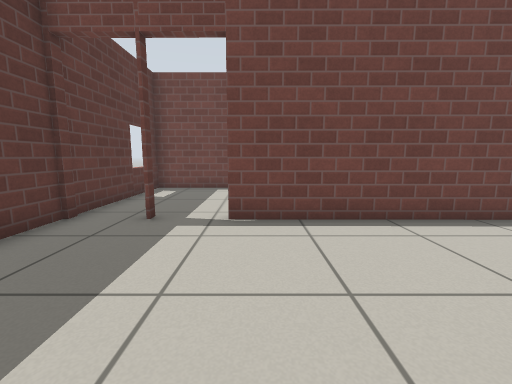
[1] (above)

17 first-person views from a walk through a Gazebo world. The camera is 0.72 m above the floor, tilts 8° down and sees 90° across. The floor is counted in squares, 0.5 m on a side. Each view is taken from the middle of a square. On the plan, view 1 faces up. The plan holds only what a view shows up to about 13 squares ahead; the rest is blank. Gazebo's built-in surfaces are drawn with simple patterns.

[2]
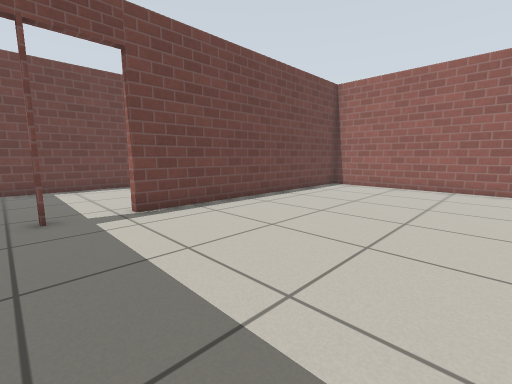

[3]
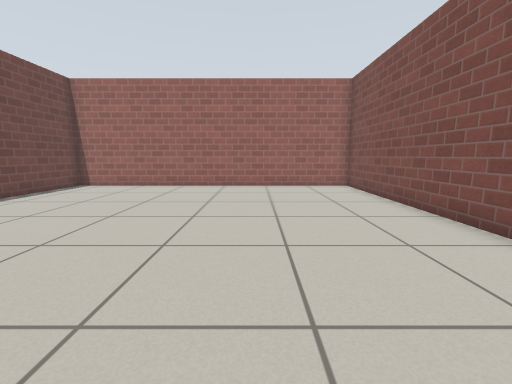

[4]
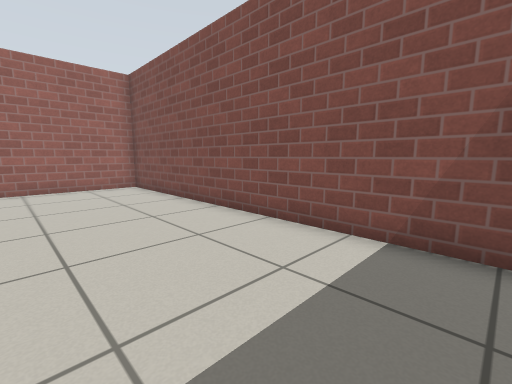

[5]
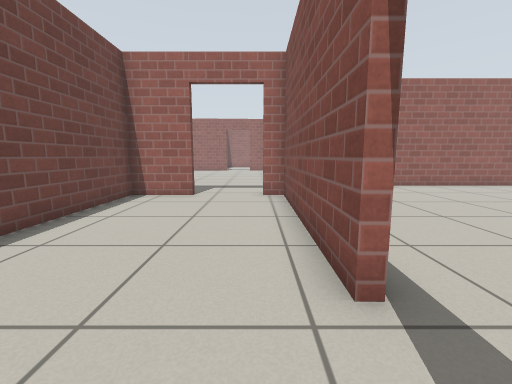

[6]
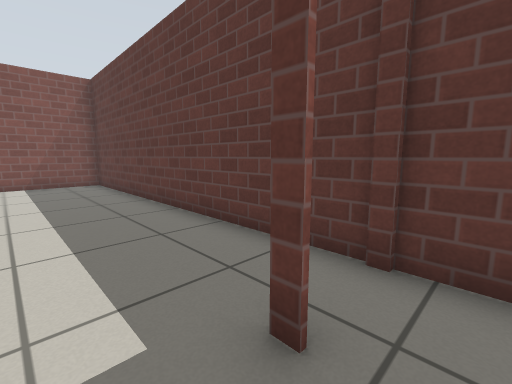

[7]
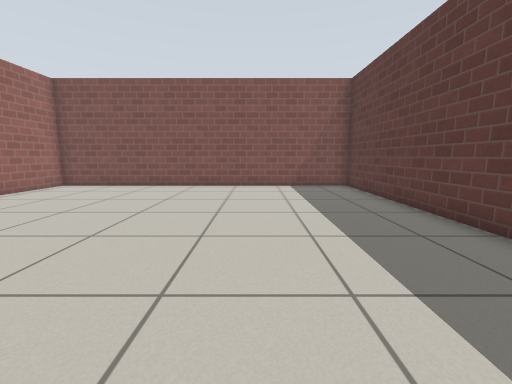

[8]
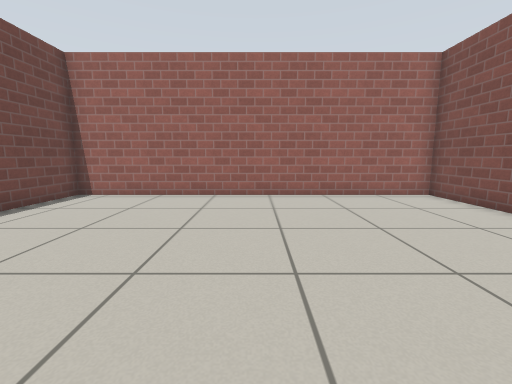

[9]
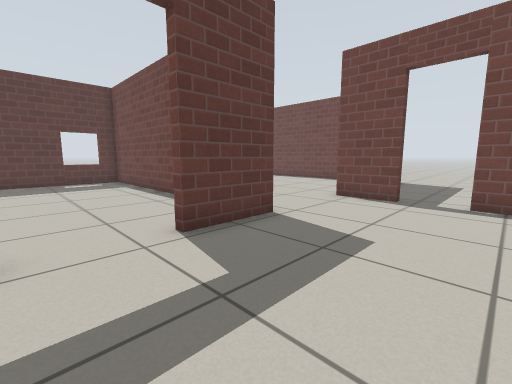

[10]
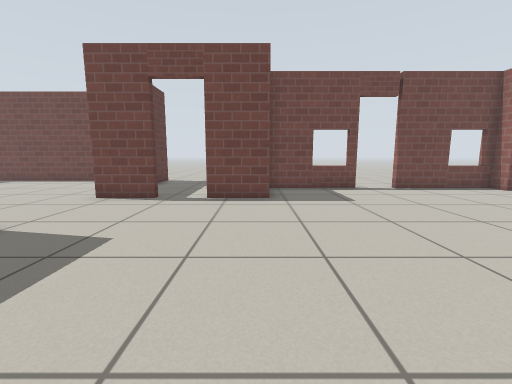

[11]
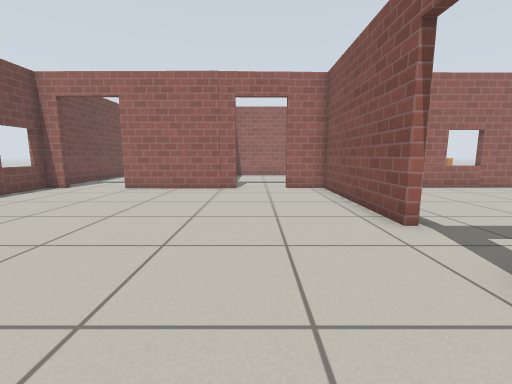

[12]
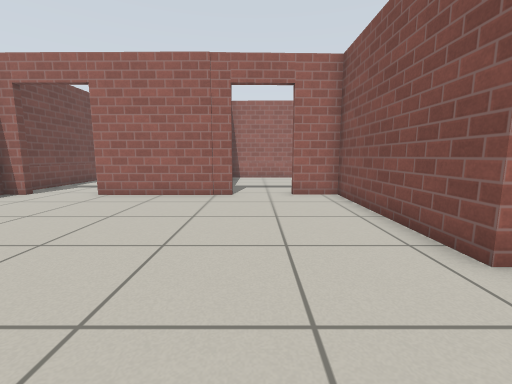

[13]
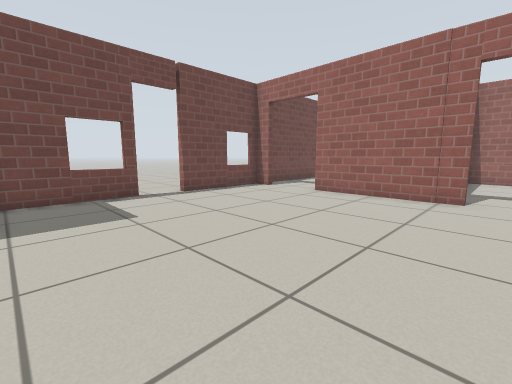

[14]
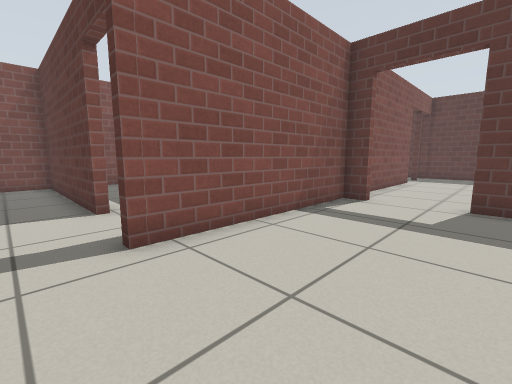

[15]
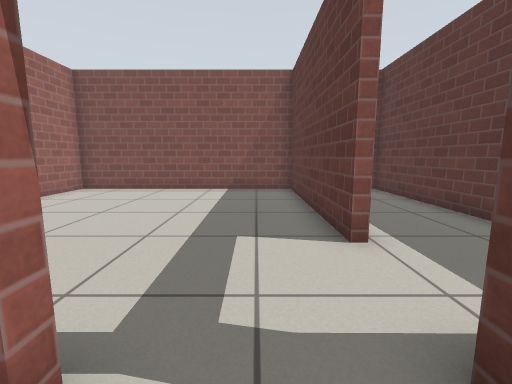

[16]
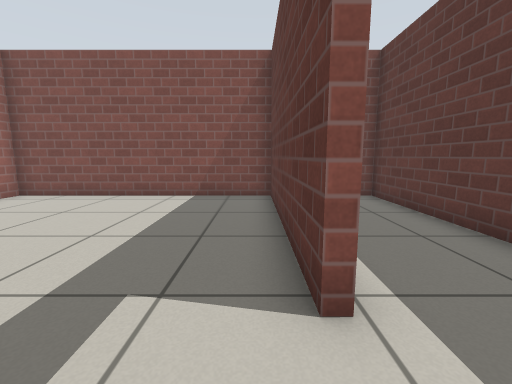

[17]
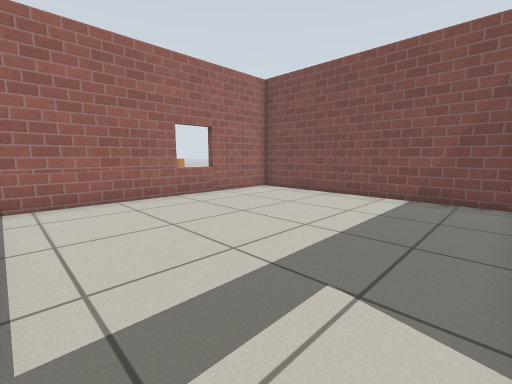

### Floor plan
Ten units are one square. View 1 is at (0, 0); x grows to the right and y downward. Boxes are objects, and circles mark ways between rooms. Rooms are numbered by the first view taken in them; rooms with no view inside come last. Other rooms are left out.
<svg viewBox="-49 -192 284 272">
<path fill="none" stroke="#000" d="M-44 -59 -44 75 95 75 95 -56 -6 -57M-6 -60 64 -60 64 -67M64 -92 64 -116 -44 -116 -44 -59M125 -157 103 -157M162 -59 226 -59M165 -184 125 -184M85 -157 64 -157M224 -99 224 -150M67 -120 67 -92M224 -59 224 -76M67 -67 67 -60 137 -59M225 -184 183 -184M134 -29 135 43 227 43 226 -7M226 -34 226 -52M98 -15 98 43 112 43"/>
<circle cx="-25" cy="-60" r="3" fill="#2a7"/>
<circle cx="65" cy="-80" r="3" fill="#2a7"/>
<circle cx="150" cy="-60" r="3" fill="#2a7"/>
<circle cx="130" cy="-40" r="3" fill="#2a7"/>
<text x="30" y="10">1</text>
<text x="10" y="-90">2</text>
<text x="150" y="-120">3</text>
<text x="180" y="-10">4</text>
<text x="110" y="-10">5</text>
</svg>
Room 1 opens to room 2. Room 2 opens to room 3. Room 3 opens to room 4. Room 4 opens to room 5.

Where each view was taken, in squares from view 1:
view 1: 0 up, 0 right, facing up
view 2: 1 down, 3 left, facing up-right
view 3: 3 down, 3 left, facing right
view 4: 3 down, 3 left, facing down-right
view 5: 7 up, 3 left, facing right
view 6: 7 up, 1 left, facing down-left
view 7: 5 up, 0 right, facing down
view 8: 1 down, 0 right, facing right
view 9: 7 up, 11 right, facing up-left
view 10: 7 up, 12 right, facing up
view 11: 9 up, 11 right, facing right
view 12: 9 up, 13 right, facing right
view 13: 9 up, 13 right, facing up-right
view 14: 10 up, 15 right, facing down-left
view 15: 7 up, 15 right, facing down
view 16: 5 up, 14 right, facing down
view 17: 5 up, 14 right, facing down-right
